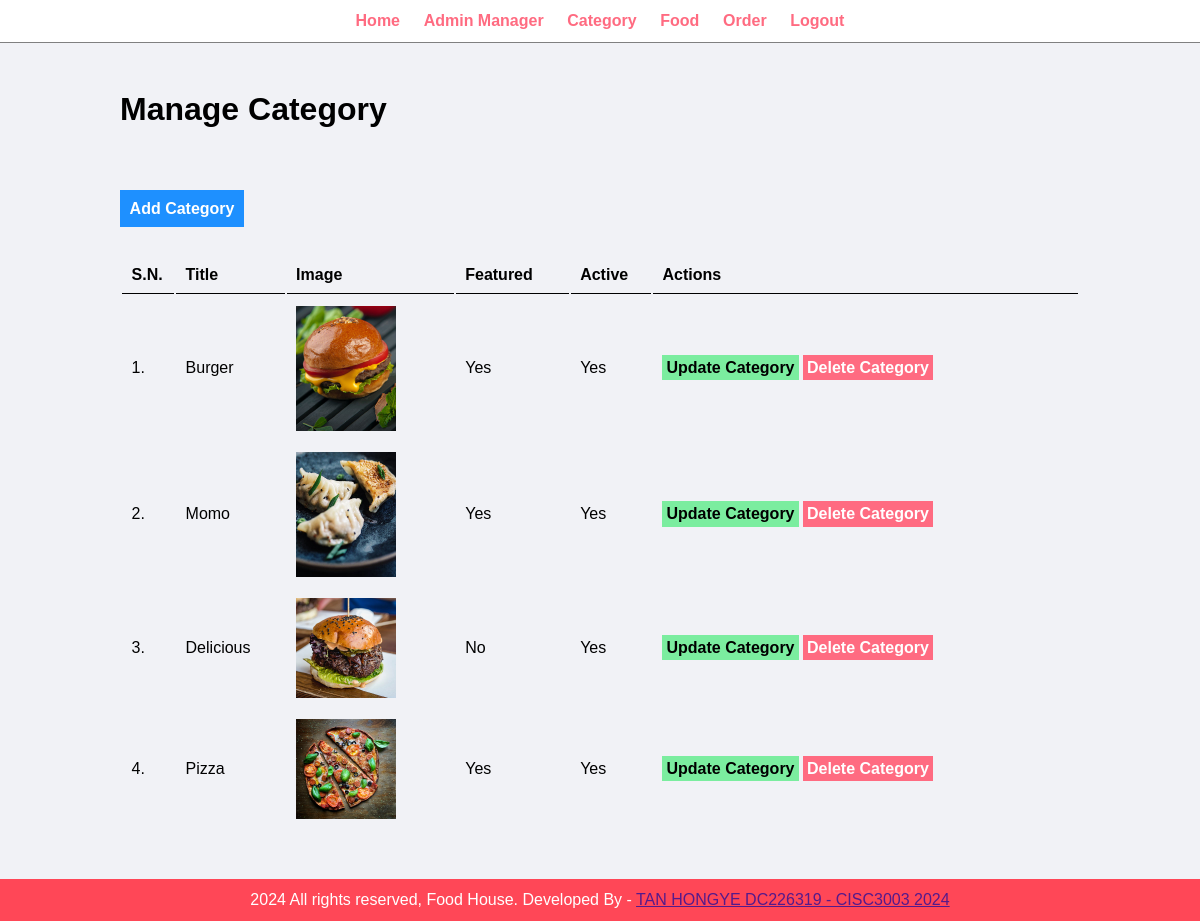
The app's page /admin/manage-category.php (signed in) with its own data.
### tables this page shows
CREATE TABLE `tbl_category` (
  `id` int UNSIGNED NOT NULL,
  `title` varchar(100) NOT NULL,
  `image_name` varchar(255) NOT NULL,
  `featured` varchar(10) NOT NULL,
  `active` varchar(10) NOT NULL
);

### admin/manage-category.php (the view, shortened to what this page needs)
<?php include('partials/menu.php')?>
<div class="main-content">
	<div class="wrapper">
		<h1>Manage Category</h1>
		<br><br>
		<br><br>
		<a href="<?php echo SITEURL;?>admin/add-category.php" class="btn-primary">Add Category</a>
		<br><br><br>
		<table class="tbl-full">
			<tr>
				<th>S.N.</th>
				<th>Title</th>
				<th>Image</th>
				<th>Featured</th>
				<th>Active</th>
				<th>Actions</th>
			</tr>
			<?php
			$sql = "SELECT * FROM tbl_category";
			$res = mysqli_query($conn, $sql);
			$count = mysqli_num_rows($res);
			$sn = 1;
			if ($count > 0) {
			    while ($row = mysqli_fetch_assoc($res)) {
			        $id = $row['id'];
			        $title = $row['title'];
			        $image_name = $row['image_name'];
			        $featured = $row['featured'];
			        $active = $row['active'];
			        ?>
			        <tr>
        				<td><?php echo $sn++;?>. </td>
        				<td><?php echo $title;?></td>
        				<td>
        					<?php
        					if ($image_name != "") {
        					    ?>
        					    <img src="<?php echo SITEURL;?>images/category/<?php echo $image_name;?>" alt="" width="100px">
        					    <?php
        					}
        					else {
        					    echo "<div class='error'>Image not Added.</div>";
        					}
        					?>
        				</td>
        				<td><?php echo $featured;?></td>
        				<td><?php echo $active;?></td>
        				<td>
        					<a href="<?php echo SITEURL;?>admin/update-category.php?id=<?php echo $id;?>" class="btn-secondary">Update Category</a>
        					<a href="<?php echo SITEURL;?>admin/delete-category.php?id=<?php echo $id;?>&image_name=<?php echo $image_name;?>" class="btn-danger">Delete Category</a>
        				</td>
        			</tr>
			        <?php
			    }
			}
			else {
			    ?>
			    <tr>
			    	<td colspan="6"><div class="error">No Category Added.</div></td>
			    </tr>
			    <?php
			}
			?>
		</table>
	</div>
</div>
<?php include('partials/footer.php')?>

### admin/partials/menu.php (shortened to what this page needs)
<html>
	<head>
		<link rel="stylesheet" href="../css/admin.css">
	</head>
	<body>
		<div class="menu text-center">
			<div class="wrapper">
				<ul>
					<li><a href="index.php">Home</a></li>
					<li><a href="manage-admin.php">Admin Manager</a></li>
					<li><a href="manage-category.php">Category</a></li>
					<li><a href="manage-food.php">Food</a></li>
					<li><a href="manage-order.php">Order</a></li>
					<li><a href="logout.php">Logout</a></li>
				</ul>
			</div>
		</div>

### admin/partials/footer.php
		<div class="footer">
			<div class="wrapper">
				<p class="text-center">2024 All rights reserved, Food House. Developed By - <a href="">TAN HONGYE DC226319 - CISC3003 2024</a></p>
			</div>
		</div>
	</body>
</html>

### css/admin.css (style rules this page uses)
* { margin: 0; padding: 0; font-family: Arial, Helvetica, sans-serif; }
.wrapper { padding: 1%; width: 80%; margin: 0 auto; }
.text-center { text-align: center; }
.tbl-full { width: 100%; }
table tr th { border-bottom: 1px solid black; padding: 1%; text-align: left; }
table tr td { padding: 1%; }
.btn-primary { background-color: #1e90ff; color: white; padding: 1%; text-decoration: none; font-weight: bold; }
.btn-secondary { background-color: #7bed9f; color: black; padding: 1%; text-decoration: none; font-weight: bold; }
.btn-danger { background-color: #ff6b81; color: white; padding: 1%; text-decoration: none; font-weight: bold; }
.menu { border-bottom: 1px solid grey; }
.menu ul { list-style-type: none; }
.menu ul li { display: inline; padding: 1%; }
.menu ul li a { color: #ff6b81; text-decoration: none; font-weight: bold; }
.main-content { background-color: #f1f2f6; padding: 3% 0; }
.footer { background-color: #ff4757; color: white; }

### records on screen
tbl_category: title "Burger", image_name (picture), featured "Yes", active "Yes"
tbl_category: title "Momo", image_name (picture), featured "Yes", active "Yes"
tbl_category: title "Delicious", image_name (picture), featured "No", active "Yes"
tbl_category: title "Pizza", image_name (picture), featured "Yes", active "Yes"
